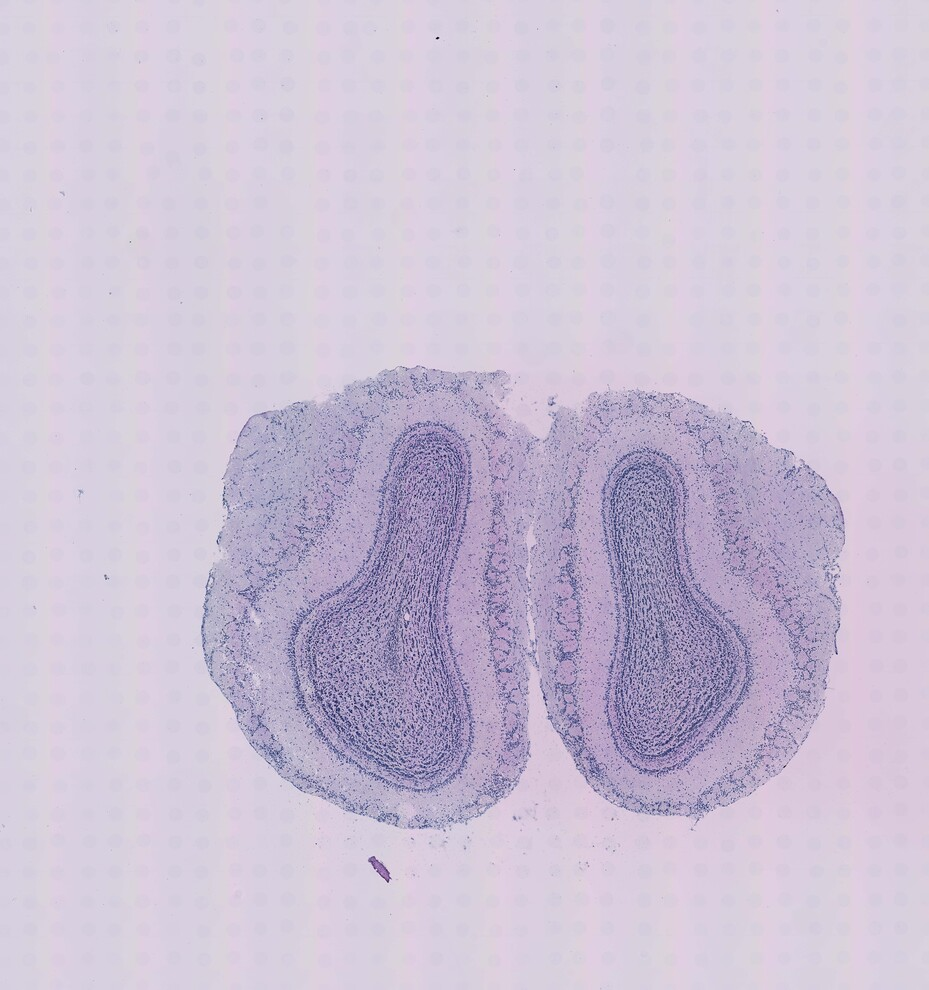
#> input picture Baselines/XFuse/tests/data/files/st/image.jpg, 929 x 990 px
$ python -i contour_util.py   (imports and definitions only)
#> lines starting #> are read from the running program, lines starting #| are printed output that depends on the picture; after the words box and inside, x2 and y2 are one past the last pixel; in counts of white or black regions, pixels touching at a corner belong together
#> further down, picture is the input picture: shape (990, 929, 3); mean B, G, R 213.4, 193.1, 203.7
import pandas as pd
import numpy as np
import cv2

# [47 lines left out: function scan_contour, not called in this run]

def cv2_detect_contour(img,
	CANNY_THRESH_1 = 100,
	CANNY_THRESH_2 = 200,
	apertureSize=5,
	L2gradient = True,
	all_cnt_info=False):
#> called with CANNY_THRESH_1 = 100, CANNY_THRESH_2 = 200, apertureSize = 5, L2gradient = True, all_cnt_info = False
	if len(img.shape)==3:
		gray = cv2.cvtColor(img,cv2.COLOR_BGR2GRAY)
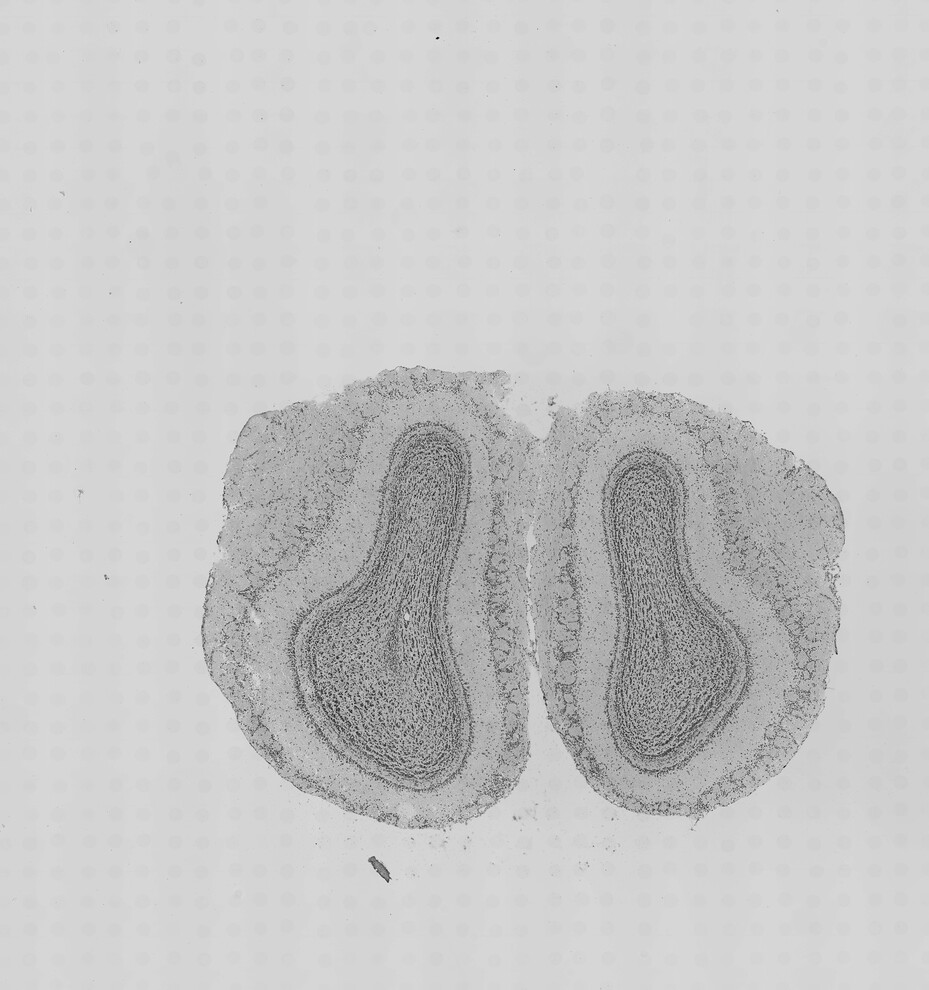
#> gray: shape (990, 929); min 3, max 233, mean 198.7
	elif len(img.shape)==2:
		gray=(img*((1, 255)[np.max(img)<=1])).astype(np.uint8)
	else:
		print("Image format error!")
	edges = cv2.Canny(gray, CANNY_THRESH_1, CANNY_THRESH_2,apertureSize = apertureSize, L2gradient = L2gradient)
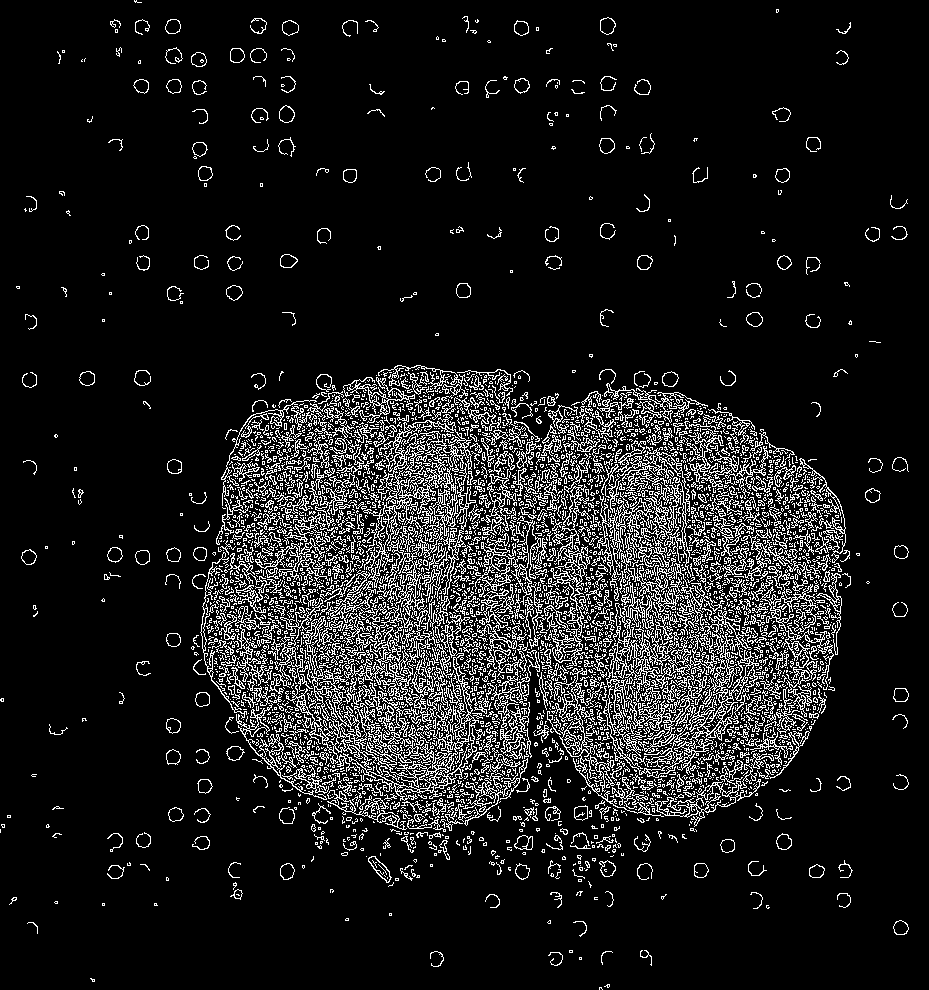
#> edges: shape (990, 929); 10.7% white in thin lines or dots
	edges = cv2.dilate(edges, None)
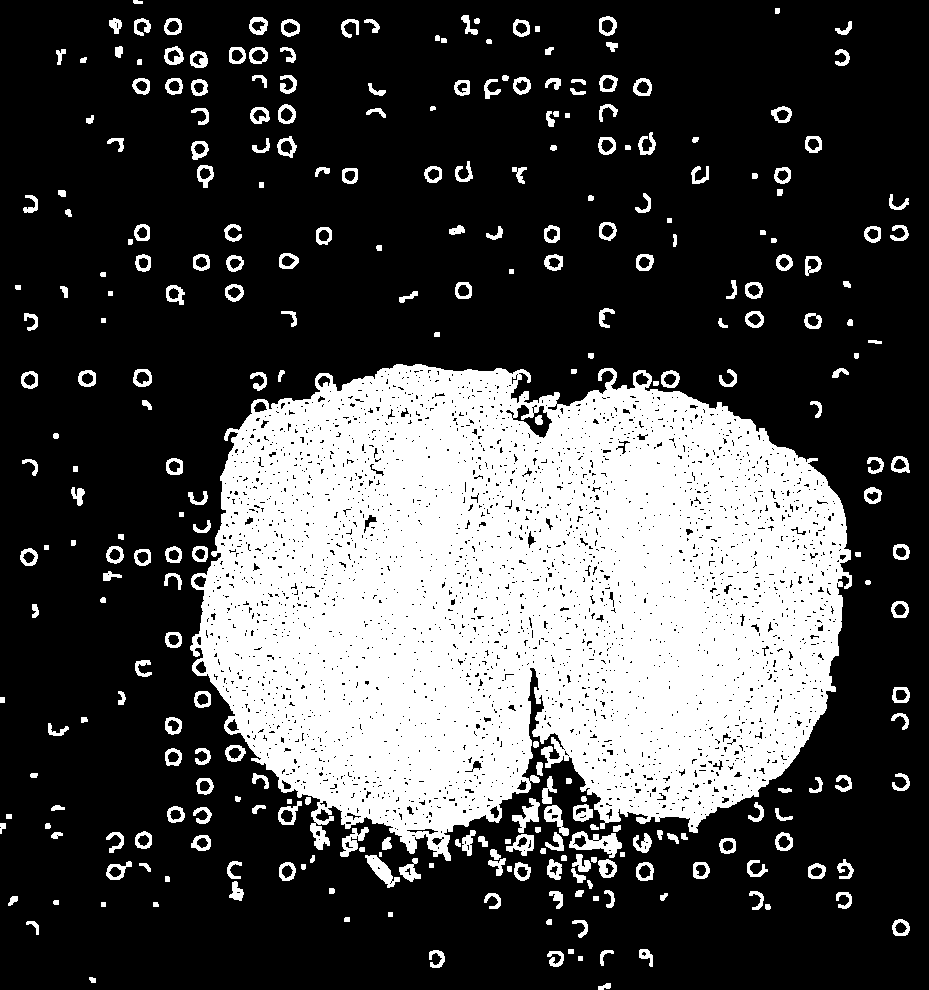
#> edges: shape (990, 929); 29.4% white; 293 white regions (1 under 20 px), largest, box (x1, y1, x2, y2) and area: (190, 364, 852, 861) 237602, (569, 831, 622, 858) 670, (365, 855, 400, 888) 463
	edges = cv2.erode(edges, None)
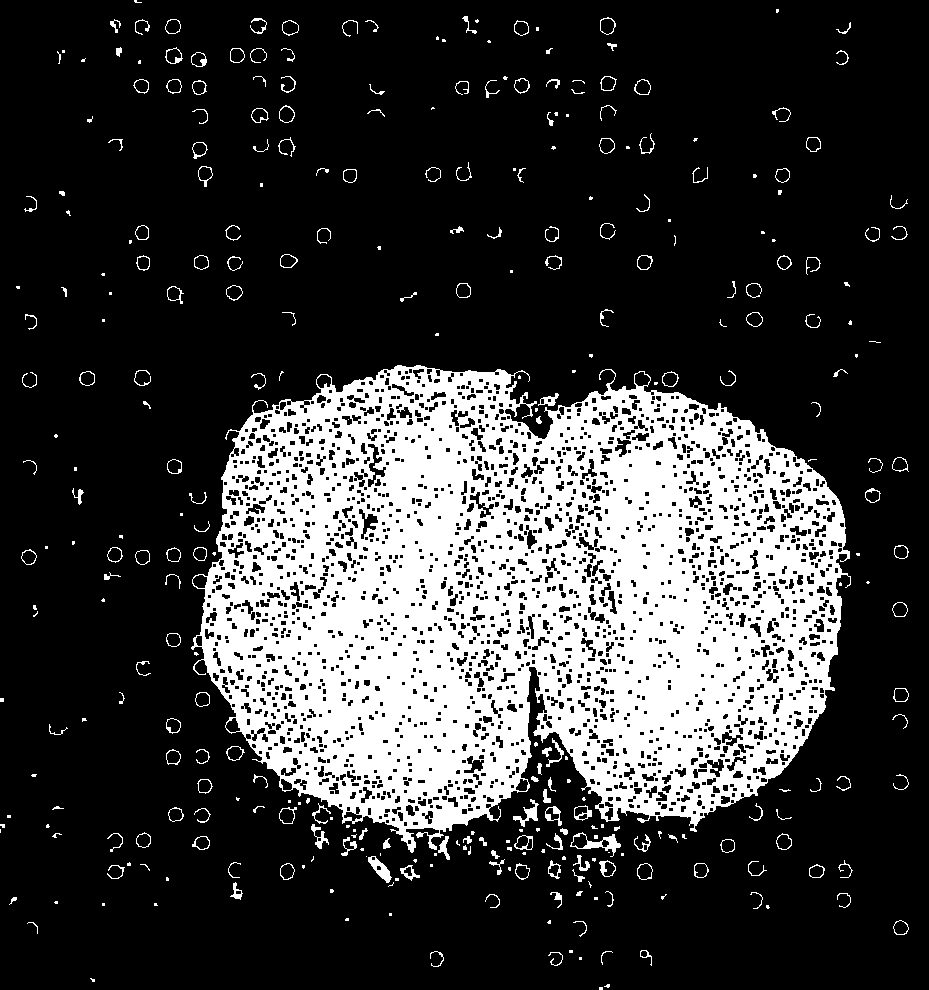
#> edges: shape (990, 929); 23.1% white; 336 white regions (133 under 20 px)
	cnt_info = []
	cnts, _ = cv2.findContours(edges, cv2.RETR_LIST, cv2.CHAIN_APPROX_NONE)
#> cnts = 2556 contours, 1288 with area under 20; largest, box (x1, y1, x2, y2) and area: (191, 365, 851, 853) 239944, (570, 832, 621, 857) 467, (367, 443, 387, 488) 346, (358, 508, 379, 540) 273, (368, 856, 392, 883) 259
	for c in cnts:
		cnt_info.append((c,cv2.isContourConvex(c),cv2.contourArea(c),))
#> after the loop, cnt_info = 2556 items
	cnt_info = sorted(cnt_info, key=lambda c: c[2], reverse=True)
	cnt=cnt_info[0][0]
#> cnt = contour of 3415 points, box (x1, y1, x2, y2) (191, 365, 851, 853), area 239944
	if all_cnt_info:
		return cnt_info
	else:
		return cnt

import cv2
import numpy as np

# [53 lines left out: functions cv2_detect_contour_new, cut_contour_boundary, scale_contour, not called in this run]

>>> import cv2
>>> picture = cv2.imread('../../../Baselines/XFuse/tests/data/files/st/image.jpg')
>>> result = cv2_detect_contour(picture)
#> result has the same summary as cnt in cv2_detect_contour
